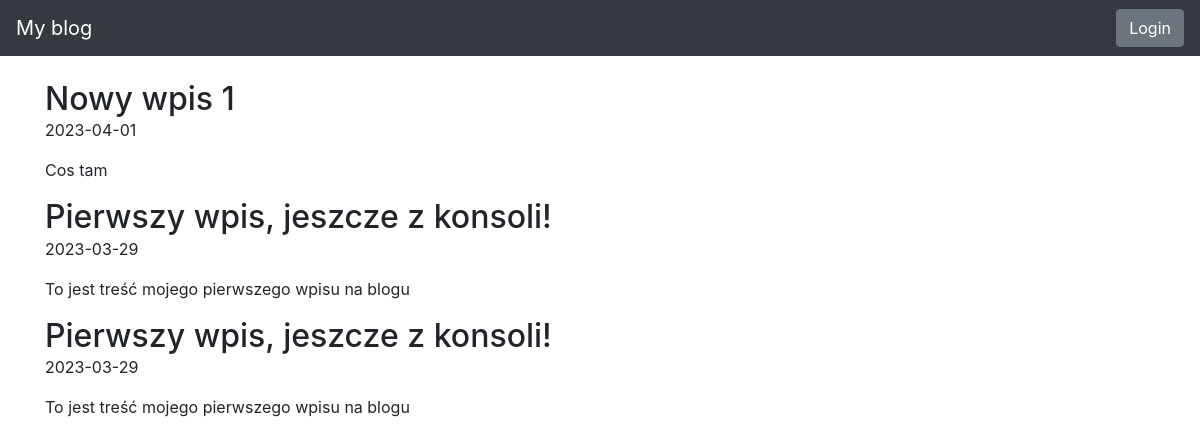
Before: / with the older database file.
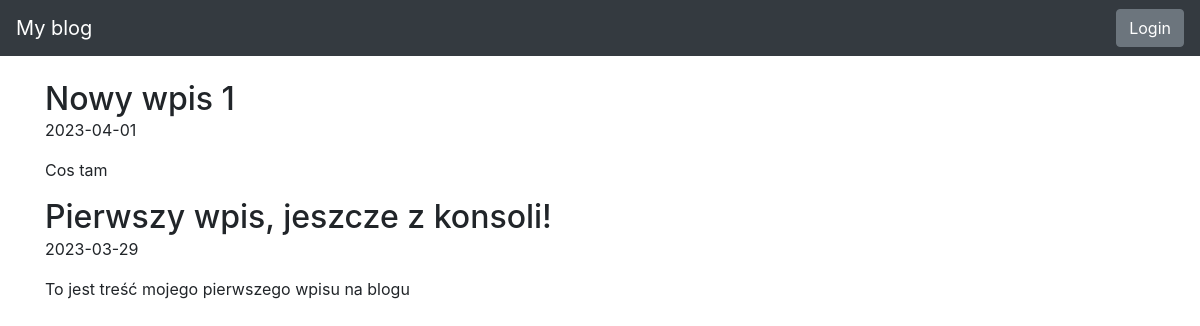
After: the same page with the newer database file.
### blog/models.py (models this page shows)
class Entry(db.Model):
   id = db.Column(db.Integer, primary_key=True)
   title = db.Column(db.String(80), nullable=False)
   body = db.Column(db.Text, nullable=False)
   pub_date = db.Column(db.DateTime, nullable=False,
       default=datetime.datetime.utcnow)
   is_published = db.Column(db.Boolean, default=False)

### blog/routes.py (the view)
@app.route("/")
def index():
      all_posts = Entry.query.filter_by(is_published=True).order_by(Entry.pub_date.desc())
      return render_template("homepage.html", all_posts=all_posts)

### blog/templates/homepage.html (shortened to what this page needs)
{% extends 'base.html' %}
{% block content %}
{% for post in all_posts %}
    <div>
        <h2 class="d-inline">{{ post.title }}</h2>
        <p>{{ post.pub_date.strftime('%Y-%m-%d') }}</p>
        <p>
            {{ post.body }}
        </p>
    </div>
{% endfor %}
{% endblock %}

### blog/templates/base.html (shortened to what this page needs)
<!DOCTYPE html>
<html lang="en">
<head>
    <link href="base_files/bootstrap.css" rel="stylesheet">
    <link rel="stylesheet" href="https://stackpath.bootstrapcdn.com/bootstrap/4.4.1/css/bootstrap.min.css">
</head>
<body>
<nav class="navbar navbar-expand-md navbar-dark bg-dark fixed-top">
    <a class="navbar-brand" href="{{ url_for('index') }}">My blog</a>
    <div class="collapse navbar-collapse" id="navbarsExampleDefault">
        {% if session.logged_in %}
            <ul class="navbar-nav mr-auto">
                <li class="nav-item">
                    <a class="nav-link" href="{{ url_for('list_drafts') }}">Drafts</a>
                </li>
                <li class="nav-item">
                    <a class="nav-link" href="{{ url_for('create_entry') }}">Add post</a>
                </li>
            </ul>
            <form class="form-inline my-2 my-lg-0" method="post" action="{{ url_for('logout') }}">
                <button class="btn btn-secondary my-2 my-sm-0" type="submit">Logout</button>
            </form>
        {% else %}
            <a href="{{ url_for('login') }}"><button class="btn btn-secondary my-2 my-sm-0" type="submit">Login</button></a>
        {% endif %}
    </div>
</nav>
<main role="main" class="container">
    {% block content %}{% endblock %}
</main>
</body>
</html>

### blog/templates/base.html (style rules this page uses)
body { padding-top: 5rem; }

Changed rows visible on the page:
removed Entry: title "Pierwszy wpis, jeszcze z konsoli!", pub_date "2023-03-29", body "To jest treść mojego pierwszego wpisu na blogu"
